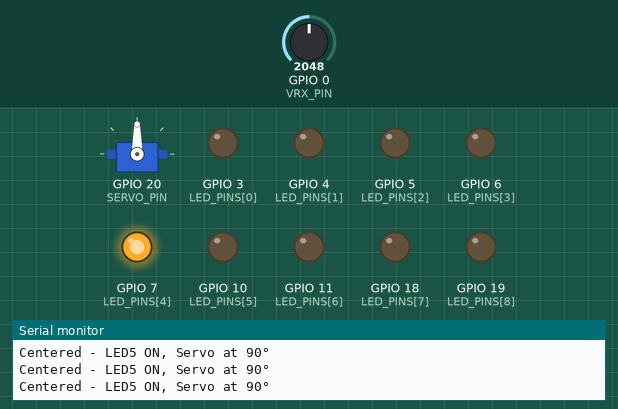
Recording of a sketch running on a simulated ESP32-C6. Parts: servo, output pins drawn as LEDs (lit = HIGH), the last lines printed to the serial monitor. The inputs (shaded band) are chosen by the test bench; at power-on: GPIO 0 (VRX_PIN) = 2048 (analog values on the 0–4095 scale).

Above: at 1.2 s.
1.3 s: GPIO 0 (VRX_PIN) set to 1867
2.8 s: GPIO 0 (VRX_PIN) set to 1770
At 3.9 s:
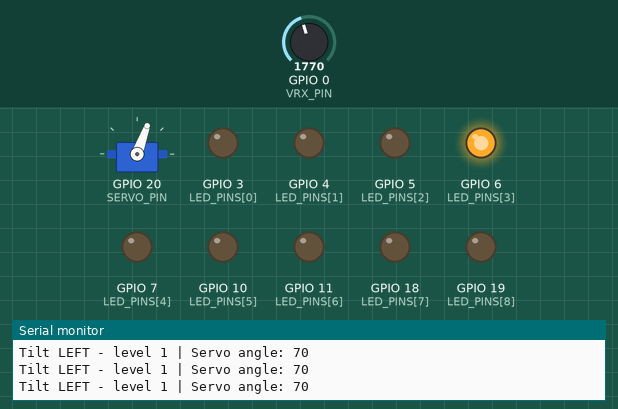
4.3 s: GPIO 0 (VRX_PIN) set to 2866
At 4.8 s:
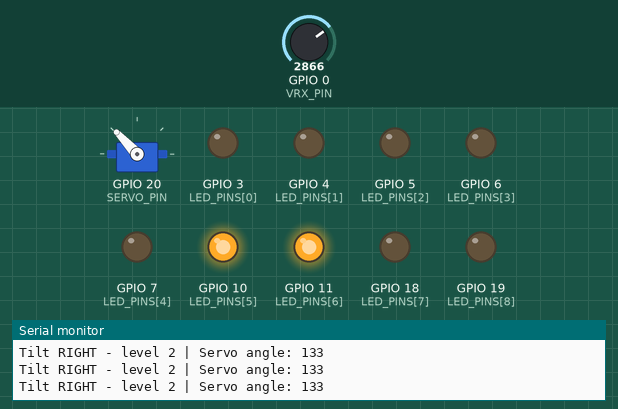
5.8 s: GPIO 0 (VRX_PIN) set to 3603
At 7.0 s:
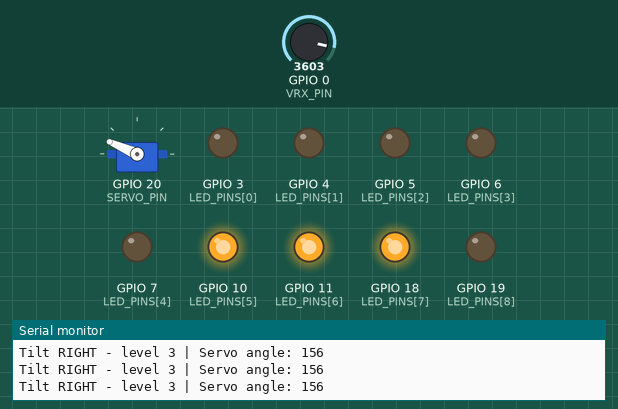
7.3 s: GPIO 0 (VRX_PIN) set to 4095
At 8.5 s:
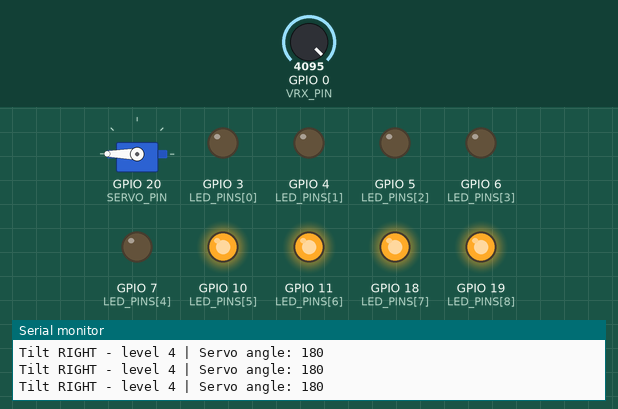
8.8 s: GPIO 0 (VRX_PIN) set to 2357
At 9.6 s:
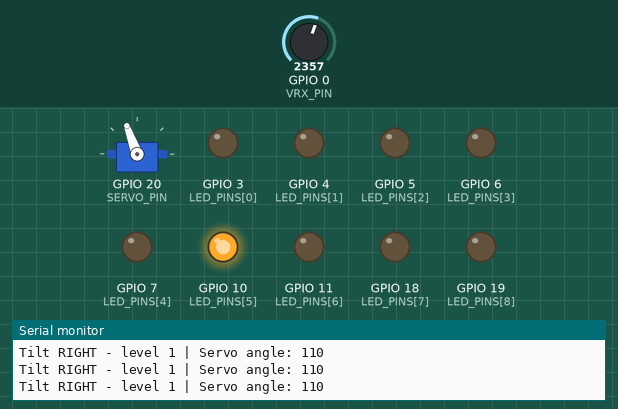
10.3 s: GPIO 0 (VRX_PIN) set to 2262
At 11.8 s:
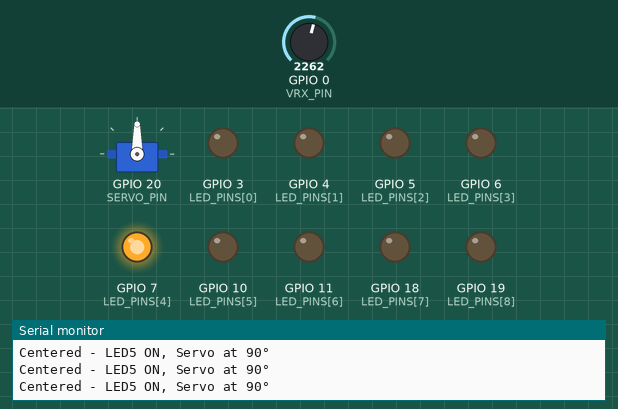
Timing chart, 0 to 12.8 s (numbered marks = the images above; inputs shaded):
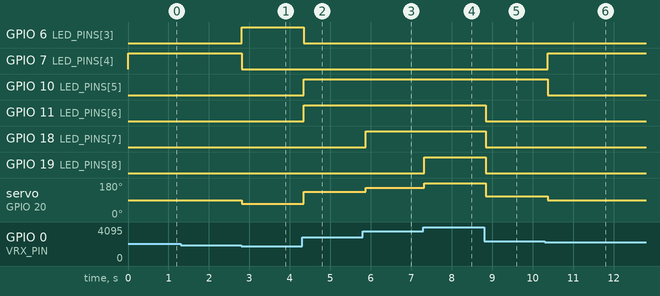

The sketch:

joystick-controlled-servo+led.ino
```cpp
// Joystick-controlled 9-LED Bar Graph + Servo - ESP32-C6
// Center = LED 5 only, servo at neutral (90°).
// Tilt left -> LEDs 4,3,2,1 fill progressively, servo rotates left (toward 0°).
// Tilt right -> LEDs 6,7,8,9 fill progressively, servo rotates right (toward 180°).

#include <ESP32Servo.h>

const int VRX_PIN = 0;   // Joystick X-axis -> GPIO0 (ADC)
const int VRY_PIN = 1;   // Joystick Y-axis -> GPIO1 (ADC) [unused here]
const int SW_PIN  = 2;   // Joystick button -> GPIO2 [unused here]
const int SERVO_PIN = 20; // Servo signal -> GPIO20

// LED pins, index 0 = leftmost (LED1) ... index 8 = rightmost (LED9)
const int LED_PINS[9] = {3, 4, 5, 6, 7, 10, 11, 18, 19};
const int CENTER_IDX = 4; // index 4 = LED5 = middle

const int ADC_CENTER  = 2048;   // ~mid value for 12-bit ADC (0-4095)
const int DEADZONE    = 250;    // ignore small drift around center
const int ADC_MAX_DEV = 1800;   // deviation at full tilt (tune per your joystick)

const int SERVO_CENTER = 90;    // neutral position
const int SERVO_MIN    = 0;     // full left rotation
const int SERVO_MAX    = 180;   // full right rotation

Servo myServo;

void setup() {
  Serial.begin(115200);
  analogReadResolution(12); // 0-4095

  for (int i = 0; i < 9; i++) {
    pinMode(LED_PINS[i], OUTPUT);
    digitalWrite(LED_PINS[i], LOW);
  }
  pinMode(SW_PIN, INPUT_PULLUP);

  myServo.setPeriodHertz(50);
  myServo.attach(SERVO_PIN, 500, 2400);
  myServo.write(SERVO_CENTER);

  Serial.println("Joystick LED bar + Servo ready.");
}

void loop() {
  int xVal = analogRead(VRX_PIN);
  int deviation = xVal - ADC_CENTER;

  // Turn all LEDs off first
  for (int i = 0; i < 9; i++) digitalWrite(LED_PINS[i], LOW);

  if (abs(deviation) <= DEADZONE) {
    // Stable / centered
    digitalWrite(LED_PINS[CENTER_IDX], HIGH);
    myServo.write(SERVO_CENTER);
    Serial.println("Centered - LED5 ON, Servo at 90°");
  }
  else if (deviation < 0) {
    // Tilted LEFT
    int level = map(constrain(abs(deviation), DEADZONE, ADC_MAX_DEV),
                     DEADZONE, ADC_MAX_DEV, 1, 4);

    for (int i = CENTER_IDX - 1; i >= CENTER_IDX - level; i--) {
      digitalWrite(LED_PINS[i], HIGH);
    }

    int servoAngle = map(level, 1, 4, SERVO_CENTER - 20, SERVO_MIN);
    myServo.write(servoAngle);

    Serial.print("Tilt LEFT - level ");
    Serial.print(level);
    Serial.print(" | Servo angle: ");
    Serial.println(servoAngle);
  }
  else {
    // Tilted RIGHT
    int level = map(constrain(deviation, DEADZONE, ADC_MAX_DEV),
                     DEADZONE, ADC_MAX_DEV, 1, 4);

    for (int i = CENTER_IDX + 1; i <= CENTER_IDX + level; i++) {
      digitalWrite(LED_PINS[i], HIGH);
    }

    int servoAngle = map(level, 1, 4, SERVO_CENTER + 20, SERVO_MAX);
    myServo.write(servoAngle);

    Serial.print("Tilt RIGHT - level ");
    Serial.print(level);
    Serial.print(" | Servo angle: ");
    Serial.println(servoAngle);
  }

  delay(80); // small delay for smooth, non-flickery readings
}
```

Measured:
- the behaviour switches between 1798 and 1797 on GPIO 0 (VRX_PIN) (found by bisection; images 0 and 1)
- the behaviour switches between 2299 and 2298 on GPIO 0 (VRX_PIN) (found by bisection; images 5 and 6)
- after the input at 2.8 s, GPIO 6 (LED_PINS[3]): LOW → HIGH at once; GPIO 7 (LED_PINS[4]): HIGH → LOW at once; servo on GPIO 20 (SERVO_PIN): 90° → 70° at once
- after the input at 4.3 s, GPIO 6 (LED_PINS[3]): HIGH → LOW at once; GPIO 10 (LED_PINS[5]), GPIO 11 (LED_PINS[6]): LOW → HIGH at once; servo on GPIO 20 (SERVO_PIN): 70° → 133° at once
- after the input at 5.8 s, GPIO 18 (LED_PINS[7]): LOW → HIGH after 0.07 s; servo on GPIO 20 (SERVO_PIN): 133° → 156° after 0.07 s
- after the input at 7.3 s, GPIO 19 (LED_PINS[8]): LOW → HIGH at once; servo on GPIO 20 (SERVO_PIN): 156° → 180° at once
- after the input at 8.8 s, GPIO 11 (LED_PINS[6]), GPIO 18 (LED_PINS[7]), GPIO 19 (LED_PINS[8]): HIGH → LOW after 0.05 s; servo on GPIO 20 (SERVO_PIN): 180° → 110° after 0.05 s
- after the input at 10.3 s, GPIO 7 (LED_PINS[4]): LOW → HIGH after 0.07 s; GPIO 10 (LED_PINS[5]): HIGH → LOW after 0.07 s; servo on GPIO 20 (SERVO_PIN): 110° → 90° after 0.07 s
